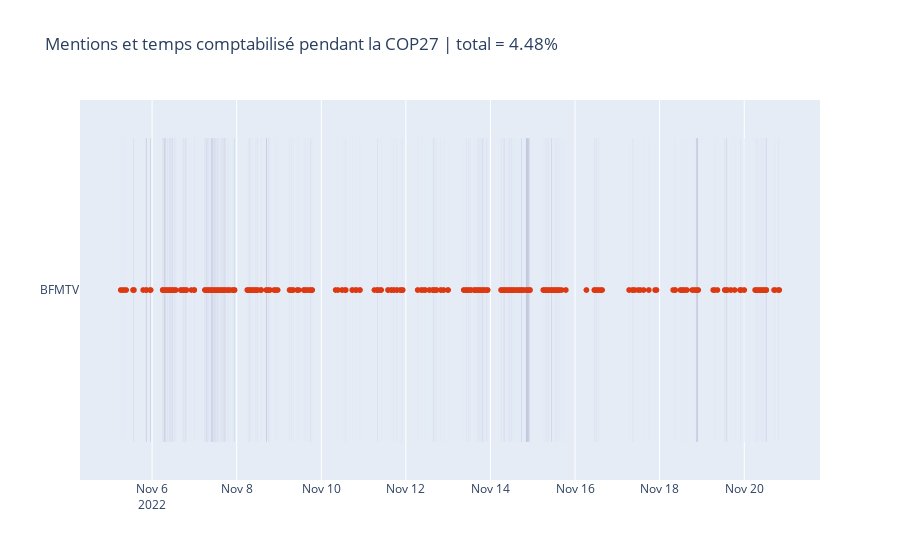

The code cell stored with this chart in its notebook:
### Code cell
fig_continuous_extended = plot_grouped_chunks_and_mentions(chunks_method_test,df_event)
fig_continuous_extended.show()

### Figure 1 — Plotly figure (JSON) as saved in the notebook; plotly's stock layout.template omitted (floating-point values rounded to 4 significant figures; data arrays with more than 128 entries replaced by an {"elided": "..."} marker saying what was removed)
{"data": [{"hovertemplate": "x=%{x}<br>y=%{y}<extra></extra>", "legendgroup": "", "marker": {"color": "#DC3912", "symbol": "circle"}, "mode": "markers", "name": "", "showlegend": false, "type": "scattergl", "x": {"elided": "1163 str values"}, "xaxis": "x", "y": {"elided": "1163 str values"}, "yaxis": "y"}, {"alignmentgroup": "True", "base": {"elided": "310 str values"}, "hovertemplate": "date=%{base}<br>date_end=%{x}<br>channel=%{y}<extra></extra>", "legendgroup": "", "marker": {"color": "rgb(95, 70, 144)", "pattern": {"shape": ""}}, "name": "", "offsetgroup": "", "orientation": "h", "showlegend": false, "textposition": "auto", "type": "bar", "x": {"elided": "310 int values"}, "xaxis": "x", "y": {"elided": "310 str values"}, "yaxis": "y"}], "layout": {"title": {"text": "Mentions et temps comptabilisé pendant la COP27 | total = 4.48%"}, "xaxis": {"type": "date"}}}
